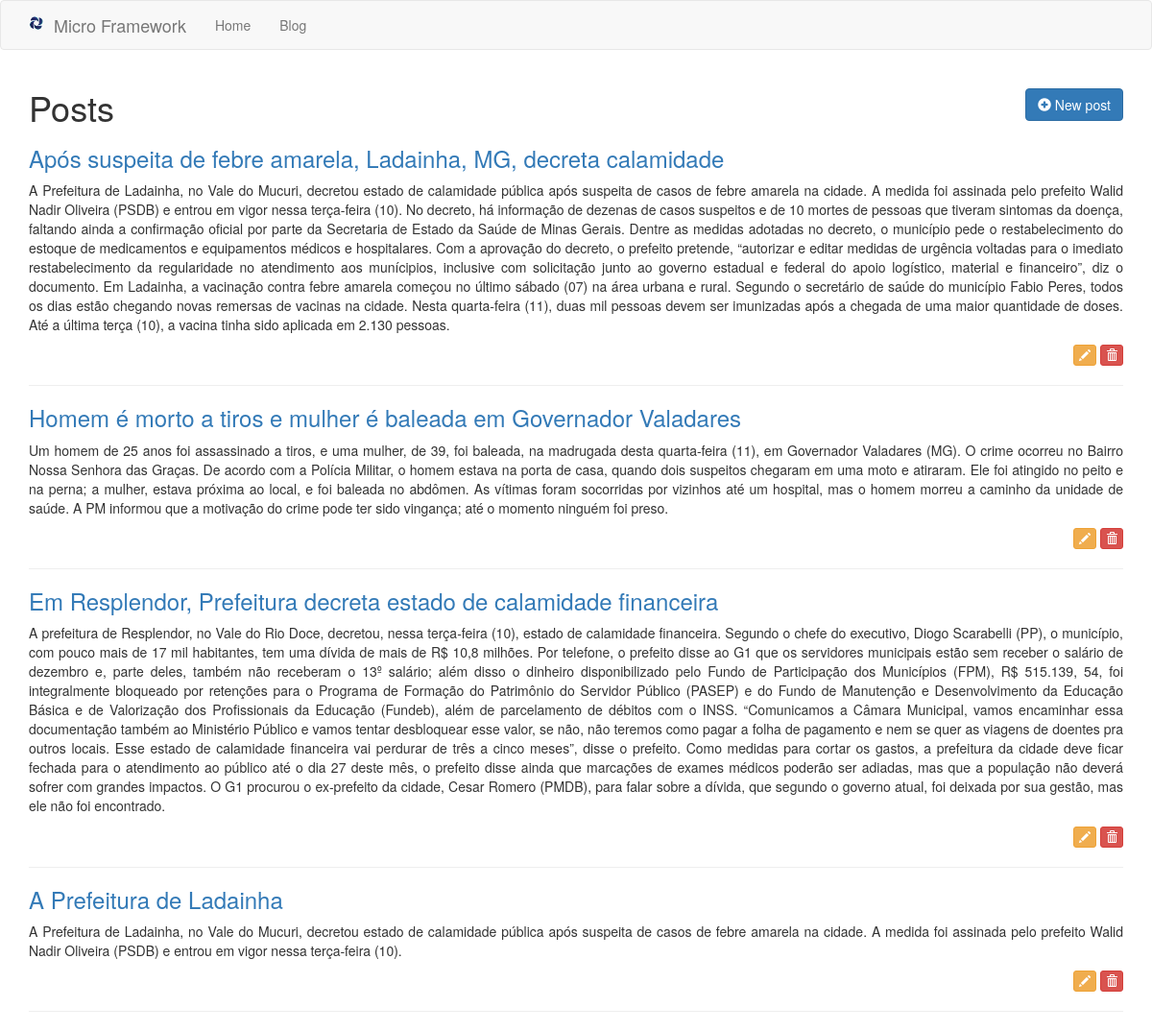
Page /posts on the earlier database version.
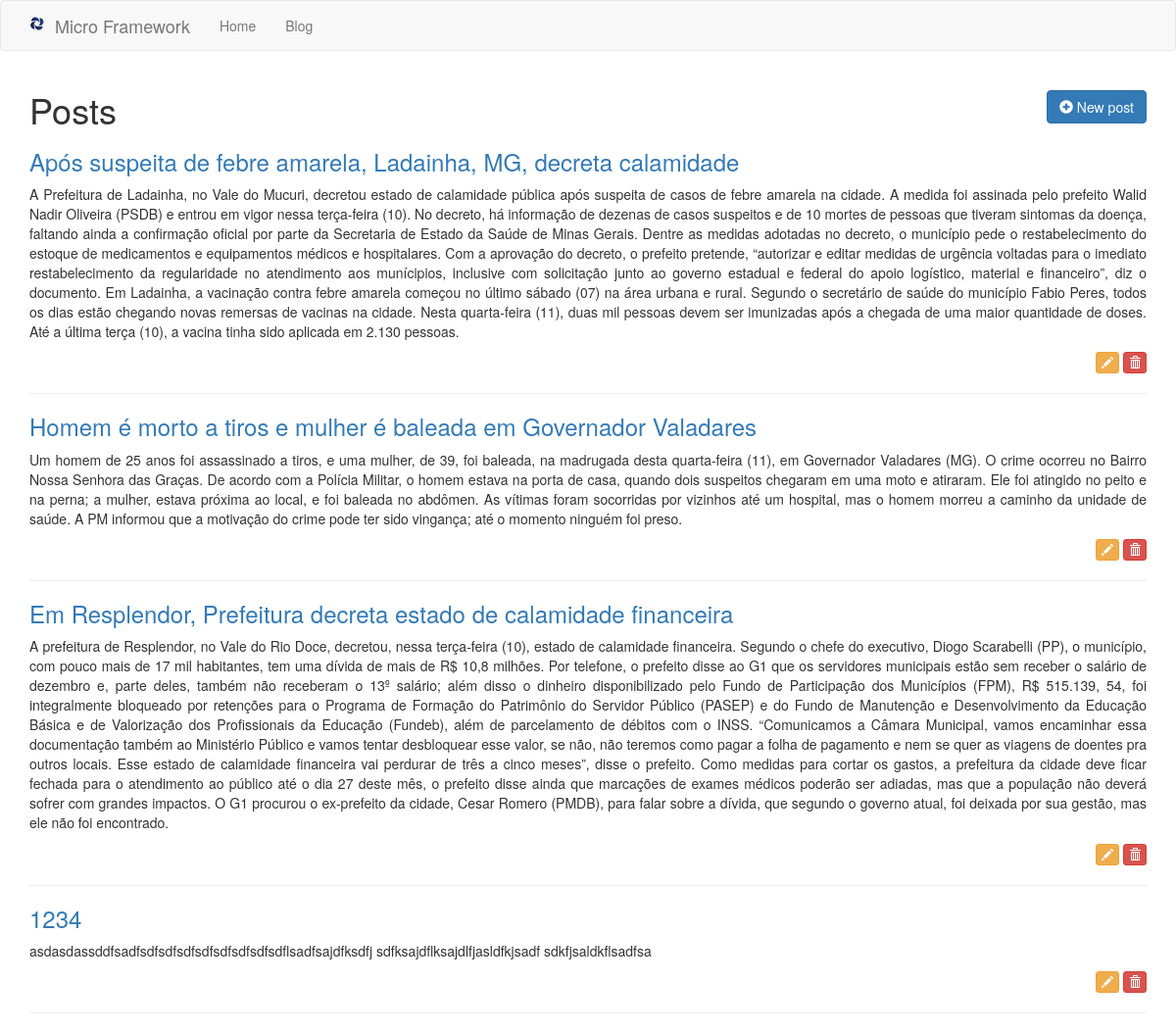
Same page on the later database version.
### tables this page shows
CREATE TABLE posts (id INTEGER CONSTRAINT posts_index PRIMARY KEY ASC AUTOINCREMENT, title VARCHAR (255) NOT NULL, content TEXT NOT NULL);

### app/Controllers/PostsController.php (called while the page is built, shortened)
<?php
class PostsController extends BaseController
{
    private $post;
    public function __construct()
    {
        $this->post = Container::getModel("Post");
    }
    public function index()
    {
        $this->view->posts = $this->post->All();
        return $this->renderView('posts/index', 'layout');
    }
}

### core/bootstrap.php (called while the page is built, shortened)
<?php
$routes = require_once __DIR__ . "/../app/routes.php";
$route = new \Core\Route($routes);

### public/index.php (called while the page is built, shortened)
<?php
require_once __DIR__ . "/../core/bootstrap.php";

### core/BaseModel.php (called while the page is built, shortened)
<?php
abstract class BaseModel
{
    private $pdo;
    protected $table;
    public function __construct(PDO $pdo)
    {
        $this->pdo = $pdo;
    }
    public function All()
    {
        $query = "SELECT * FROM {$this->table}";
        $stmt = $this->pdo->prepare($query);
        $stmt->execute();
        $result = $stmt->fetchAll();
        return $result;
    }
}

### core/DataBase.php (called while the page is built, shortened)
<?php
class DataBase
{
    public static function getDataBase()
    {
        $conf = include_once __DIR__ . "/../app/database.php";
        if($conf['driver'] == 'sqlite'){
            $sqlite = __DIR__ . "/../storage/database/" . $conf['sqlite']['host'];
            $sqlite = "sqlite:" . $sqlite;
            try{
                $pdo = new PDO($sqlite);
                $pdo->setAttribute(PDO::ATTR_ERRMODE, PDO::ERRMODE_EXCEPTION);
                $pdo->setAttribute(PDO::ATTR_DEFAULT_FETCH_MODE, PDO::FETCH_OBJ);
                return $pdo;
            }catch (PDOException $e){
                echo $e->getMessage();
            }
        }
    }
}

### core/Container.php (called while the page is built, shortened)
<?php
class Container
{
    public static function getModel($model)
    {
        return new $objModel(DataBase::getDatabase());
    }
}

### app/Views/posts/index.phtml (the view, shortened to what this page needs)
<div class="container">
    <h1 class="h1">
        <?php echo $this->getPageTitle(); ?>
        <a href="/post/create" class="btn btn-primary pull-right">
            <i class="glyphicon glyphicon-plus-sign"></i> New post
        </a>
    </h1>
    <?php foreach ($this->view->posts as $post): ?>
        <h3 class="h3">
            <a href="/post/<?php echo $post->id; ?>/show"><?php echo $post->title; ?></a>
        </h3>
        <p class="text-justify"><?php echo $post->content; ?></p>
        <p class="text-right">
            <a href="/post/<?php echo $post->id ?>/edit" class="btn btn-warning btn-xs">
                <i class="glyphicon glyphicon-pencil"></i>
            </a>
            <a href="/post/<?php echo $post->id ?>/delete" class="btn btn-danger btn-xs" onclick="return confirm('Deletar este post?')">
                <i class="glyphicon glyphicon-trash"></i>
            </a>
        </p>
        <hr/>
    <?php endforeach; ?>
</div>

### core/Route.php (shortened to what this page needs)
<?php
class Route
{
    private $routes;
    public function __construct(array $routes)
    {
        $this->run();
    }
    private function setRoutes($routes)
    {
        foreach ($routes as $route){
            $explode = explode('@', $route[1]);
            $r = [$route[0], $explode[0], $explode[1]];
            $newRoutes[] = $r;
        }
        $this->routes = $newRoutes;
    }
    private function getRequest()
    {
        $obj = new \stdClass;
        return $obj;
    }
    private function getUrl()
    {
        return parse_url($_SERVER['REQUEST_URI'], PHP_URL_PATH);
    }
    private function run()
    {
        $url = $this->getUrl();
        foreach ($this->routes as $route) {
            $routeArray = explode('/', $route[0]);
            $param = [];
            for($i = 0; $i < count($routeArray); $i++){
                $route[0] = implode($routeArray, '/');
            }
            if($url == $route[0]){
                $found = true;
                $controller = $route[1];
                $action = $route[2];
                break;
            }
        }
        if($found){
            $controller = Container::newController($controller);
            switch (count($param)){
                default:
                    $controller->$action($this->getRequest());
                    break;
            }
        }else{
            Container::pageNotFound();
        }
    }
}

### core/BaseController.php (shortened to what this page needs)
<?php
abstract class BaseController
{
    private $viewPath;
    private $layoutPath;
    private $pageTitle = null;
    public function __construct()
    {
        $this->view = new \stdClass;
    }
    protected function renderView($viewPath, $layoutPath = null)
    {
        $this->viewPath = $viewPath;
        $this->layoutPath = $layoutPath;
        if ($layoutPath) {
            return $this->layout();
        } else {
            return $this->content();
        }
    }
    protected function content()
    {
        if (file_exists(__DIR__ . "/../app/Views/{$this->viewPath}.phtml")) {
            return require_once __DIR__ . "/../app/Views/{$this->viewPath}.phtml";
        } else {
            echo "Error: View path not found!";
        }
    }
    protected function layout()
    {
        if (file_exists(__DIR__ . "/../app/Views/{$this->layoutPath}.phtml")) {
            return require_once __DIR__ . "/../app/Views/{$this->layoutPath}.phtml";
        } else {
            echo "Error: Layout path not found!";
        }
    }
    protected function setPageTitle($pageTitle)
    {
        $this->pageTitle = $pageTitle;
    }
    protected function getPageTitle($separator = null)
    {
        if ($separator) {
            return $this->pageTitle . " " . $separator . " ";
        } else {
            return $this->pageTitle;
        }
    }
}

### app/Views/layout.phtml (shortened to what this page needs)
<!DOCTYPE html>
<html lang="pt-br">
<head>
    <link href="/assets/css/style.css" rel="stylesheet">
</head>
<body>
<?php require_once __DIR__ . "/menu.phtml" ?>
<?php $this->content() ?>
</body>
</html>

### app/Views/menu.phtml (shortened to what this page needs)
<nav class="navbar navbar-default">
    <div class="container">
        <div class="navbar-header">
            <a class="navbar-brand" href="/">
                <img src="/favicon.ico" class="pull-left" />&nbsp;&nbsp;Micro Framework
            </a>
        </div>
        <div class="collapse navbar-collapse" id="bs-example-navbar-collapse-1">
            <ul class="nav navbar-nav">
                <li><a href="/">Home</a></li>
                <li><a href="/posts">Blog</a></li>
            </ul>
        </div>
    </div>
</nav>

Differences in the rows shown:
removed posts: title "A Prefeitura de Ladainha", content "A Prefeitura de Ladainha, no Vale do Mucuri, decretou estado de calamidade pública após suspeita de casos de febre amarela na cidade. A medida foi assinada pelo prefeito Walid Nadir Oliveira (PSDB) e entrou em vigor nessa terça-feira (10)."
added posts: title "1234", content "asdasdassddfsadfsdfsdfsdfsdfsdfsdfsdfsdflsadfsajdfksdfj sdfksajdflksajdlfjasldfkjsadf sdkfjsaldkflsadfsa"
